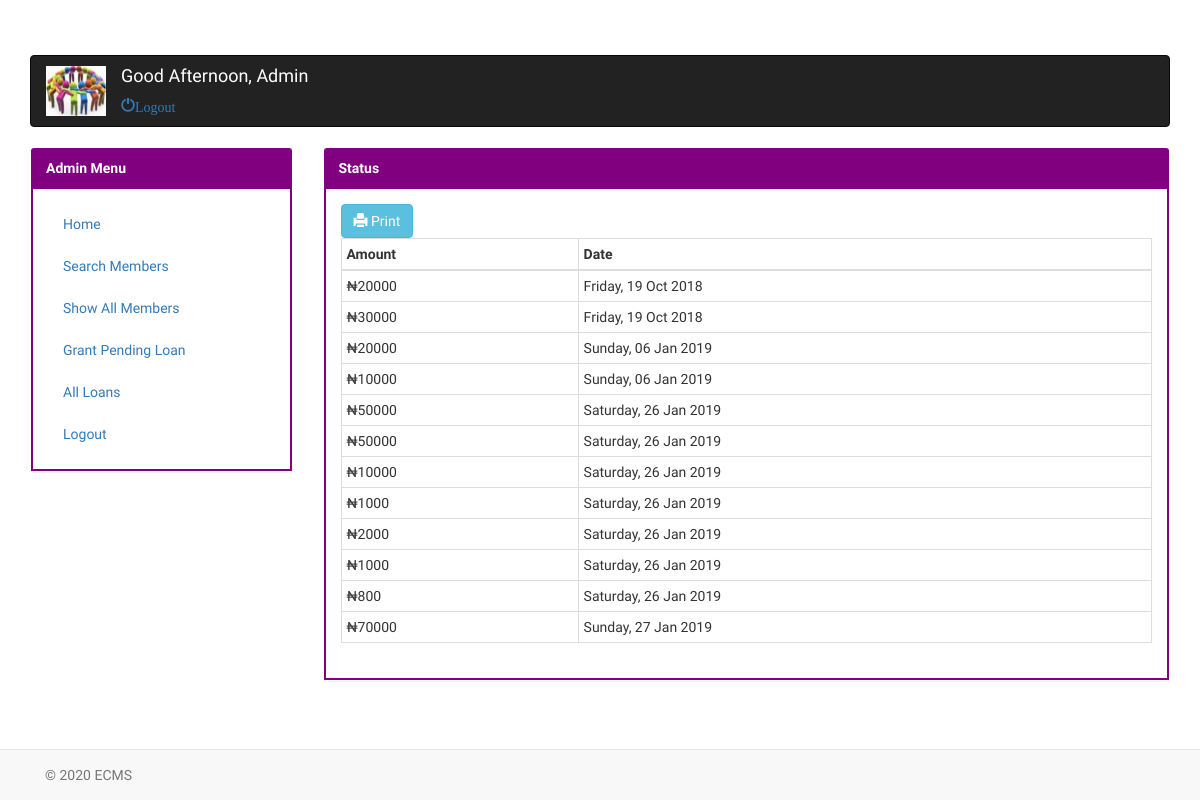
Screenshot of /admin/all-loans.php (signed in) with the database file from the repository.
### tables this page shows
CREATE TABLE `loan_table` (
  `loan_id` int(11) NOT NULL,
  `user_id` int(11) DEFAULT NULL,
  `loan_amount` float DEFAULT NULL,
  `loan_status` enum('0','1') DEFAULT '0',
  `loan_date` varchar(45) DEFAULT NULL,
  `refund_status` enum('0','1') DEFAULT '0',
  `loan_payback_period` varchar(45) DEFAULT NULL,
  `loan_payback_amount` int(10) DEFAULT NULL
);

### admin/all-loans.php (the view, shortened to what this page needs)
<?php
include("../conn.php");
include ("welcome.php");
?>
<!doctype html>
<html lang="en">
<head>
<link rel="stylesheet" href="../css/bootstrap.min.css">
<link rel="stylesheet" href="../css/refresh.css">
</head>
<body>
<div class="container">
<?php include 'admin-header.php'; ?>
<div class="row">
	<div class="col-md-3">
		<div class="panel">
			<div class="panel-heading bg-purple"><strong>Admin Menu</strong></div>
			<div class="panel-body cst-panel-body">
				<?php include 'admin-side-menu.php'; ?>
			</div>
		</div>
	</div>
	<div class="col-md-9">
		<div class="panel">
			<div class="panel-heading bg-purple"><strong>Status</strong></div>
			<div class="panel-body cst-panel-body">
								<a href="javascript:window.print()" class="btn btn-info"><span class="glyphicon glyphicon-print"></span> Print</a>
				<?php
			if($result = $con->query("SELECT * FROM loan_table ")){
				if($result->num_rows > 0){
					echo "<table class='table table-condensed table-hover table-bordered'>";
					echo "<thead><tr><th>Amount</th><th>Date</th></tr></thead>";
					echo "<tbody>";
					while($row = $result->fetch_object()){
						echo "<tr>";
						echo "<td>". "₦".$row->loan_amount . "</td>";
						echo "<td>". $row->loan_date . "</td>";
					}
					echo "</tbody>";
					echo "</table>";
				}else{echo "You have not requested for any loans";}
			}
			?>
			</div>
		</div>
	</div>
</div>
<?php include '../footer.php'; ?>
</div>
</body>
</html>

### admin/admin-header.php (shortened to what this page needs)
<nav class="navbar navbar-inverse whitetxt" >
  <div class="container-fluid">
    <div class="navbar-header">
      <a class="navbar-brand" href="index">
      <img id="logo1" alt="logo" src="../img/cooperation2.jpg" width="60" height="50" style="max-width:100px; margin-top:-5px;">
      </a>
    </div>
    <div class="collapse navbar-collapse" id="myNavbar">
      <ul class="nav navbar-nav">
       <?php if(isset($_SESSION['admin_id'])){
          echo "<p>".customWelcome()." "."<a href='logout.php'><span class='glyphicon glyphicon-off'>Logout</span></a>"."<p>";
        }else{
          echo "<li><a class='right' href='index.php'> Login</a></li>";
        }
        ?>
        </ul>
    </div>
  </div>
</nav>

### admin/welcome.php (shortened to what this page needs)
<?php
function customWelcome(){
$time = date("H");
if($time < "12"){
	echo "<h4>"."Good Morning, ".$_SESSION['name']."</h4>";
}else
if ($time >= "12" && $time < "17"){
	echo "<h4>"."Good Afternoon, ".$_SESSION['name']."</h4>";
}else
if($time >= "17" && $time < "24"){
	echo "<h4>"."Good Evening, ".$_SESSION['name']."</h4>";
}
}
?>

### admin/admin-side-menu.php
<ul class="nav nav-pills nav-stacked">
				<li><a href="control-panel.php">Home</a></li>
                <li><a href="search-members.php">Search Members</a></li>
				<li><a href="all-members.php">Show All Members</a></li>
				<li><a href="grant-loan.php">Grant Pending Loan</a></li>
				<li><a href="all-loans.php">All Loans</a></li>
				<li><a href="logout.php">Logout</a></li>
			</ul>

### footer.php
<nav class="navbar navbar-default navbar-fixed-bottom">
<div class="container">
<p class="navbar-text navbar-left">&copy <?php echo date("Y"); ?> ECMS &nbsp&nbsp&nbsp&nbsp&nbsp&nbsp&nbsp
</p>
</div>
</nav>

### css/refresh.css (style rules this page uses)
body { margin-bottom:60px; margin-top:55px; margin-left: 10px; margin-right: 10px; font-family:'Varela Round', sans-serif; }
a:link { text-decoration: none; }
.cst-panel-body { border-bottom:2px solid #800080; border-left:2px solid #800080; border-right:2px solid #800080; }
.whitetxt { color: white; }
.bg-purple { background-color: #800080; color:#ffffff; }

### rows the page displays
loan_table: loan_amount "20000", loan_date "Friday, 19 Oct 2018"
loan_table: loan_amount "30000", loan_date "Friday, 19 Oct 2018"
loan_table: loan_amount "20000", loan_date "Sunday, 06 Jan 2019"
loan_table: loan_amount "10000", loan_date "Sunday, 06 Jan 2019"
loan_table: loan_amount "50000", loan_date "Saturday, 26 Jan 2019"
loan_table: loan_amount "50000", loan_date "Saturday, 26 Jan 2019"
loan_table: loan_amount "10000", loan_date "Saturday, 26 Jan 2019"
loan_table: loan_amount "1000", loan_date "Saturday, 26 Jan 2019"
loan_table: loan_amount "2000", loan_date "Saturday, 26 Jan 2019"
loan_table: loan_amount "1000", loan_date "Saturday, 26 Jan 2019"
loan_table: loan_amount "800", loan_date "Saturday, 26 Jan 2019"
loan_table: loan_amount "70000", loan_date "Sunday, 27 Jan 2019"

### other values shown
$_SESSION['name'] "Admin"
